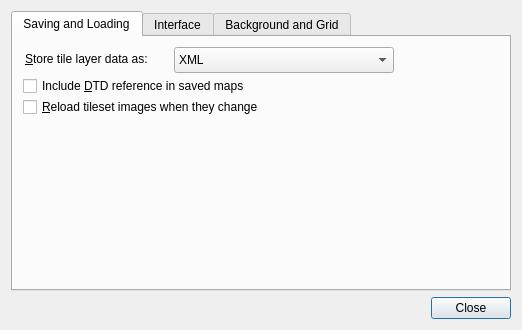
<?xml version="1.0" encoding="UTF-8"?>
<ui version="4.0">
 <class>PreferencesDialog</class>
 <widget class="QDialog" name="PreferencesDialog">
  <property name="geometry">
   <rect>
    <x>0</x>
    <y>0</y>
    <width>524</width>
    <height>354</height>
   </rect>
  </property>
  <property name="windowTitle">
   <string>Preferences</string>
  </property>
  <layout class="QVBoxLayout" name="verticalLayout">
   <property name="sizeConstraint">
    <enum>QLayout::SetFixedSize</enum>
   </property>
   <item>
    <widget class="QTabWidget" name="tabWidget">
     <property name="minimumSize">
      <size>
       <width>500</width>
       <height>280</height>
      </size>
     </property>
     <property name="maximumSize">
      <size>
       <width>500</width>
       <height>280</height>
      </size>
     </property>
     <property name="focusPolicy">
      <enum>Qt::StrongFocus</enum>
     </property>
     <property name="layoutDirection">
      <enum>Qt::LeftToRight</enum>
     </property>
     <property name="currentIndex">
      <number>0</number>
     </property>
     <property name="documentMode">
      <bool>false</bool>
     </property>
     <property name="tabsClosable">
      <bool>false</bool>
     </property>
     <widget class="QWidget" name="tabSavingAndLoading">
      <attribute name="title">
       <string>Saving and Loading</string>
      </attribute>
      <widget class="QCheckBox" name="reloadTilesetImages">
       <property name="geometry">
        <rect>
         <x>10</x>
         <y>60</y>
         <width>377</width>
         <height>20</height>
        </rect>
       </property>
       <property name="text">
        <string>&amp;Reload tileset images when they change</string>
       </property>
      </widget>
      <widget class="QComboBox" name="layerDataCombo">
       <property name="geometry">
        <rect>
         <x>161</x>
         <y>10</y>
         <width>220</width>
         <height>26</height>
        </rect>
       </property>
       <item>
        <property name="text">
         <string>XML</string>
        </property>
       </item>
       <item>
        <property name="text">
         <string>Base64 (uncompressed)</string>
        </property>
       </item>
       <item>
        <property name="text">
         <string>Base64 (gzip compressed)</string>
        </property>
       </item>
       <item>
        <property name="text">
         <string>Base64 (zlib compressed)</string>
        </property>
       </item>
       <item>
        <property name="text">
         <string>CSV</string>
        </property>
       </item>
      </widget>
      <widget class="QLabel" name="label">
       <property name="geometry">
        <rect>
         <x>12</x>
         <y>12</y>
         <width>144</width>
         <height>20</height>
        </rect>
       </property>
       <property name="text">
        <string>&amp;Store tile layer data as:</string>
       </property>
       <property name="buddy">
        <cstring>layerDataCombo</cstring>
       </property>
      </widget>
      <widget class="QCheckBox" name="enableDtd">
       <property name="geometry">
        <rect>
         <x>10</x>
         <y>39</y>
         <width>377</width>
         <height>20</height>
        </rect>
       </property>
       <property name="toolTip">
        <string>Not enabled by default since a reference to an external DTD is known to cause problems with some XML parsers.</string>
       </property>
       <property name="text">
        <string>Include &amp;DTD reference in saved maps</string>
       </property>
      </widget>
     </widget>
     <widget class="QWidget" name="tabInterface">
      <attribute name="title">
       <string>Interface</string>
      </attribute>
      <widget class="QWidget" name="layoutWidget">
       <property name="geometry">
        <rect>
         <x>10</x>
         <y>0</y>
         <width>379</width>
         <height>79</height>
        </rect>
       </property>
       <layout class="QGridLayout" name="gridLayout">
        <item row="0" column="0">
         <widget class="QLabel" name="label_2">
          <property name="maximumSize">
           <size>
            <width>180</width>
            <height>16777215</height>
           </size>
          </property>
          <property name="text">
           <string>&amp;Language:</string>
          </property>
          <property name="buddy">
           <cstring>languageCombo</cstring>
          </property>
         </widget>
        </item>
        <item row="0" column="1">
         <widget class="QComboBox" name="languageCombo">
          <property name="minimumSize">
           <size>
            <width>250</width>
            <height>0</height>
           </size>
          </property>
          <property name="maximumSize">
           <size>
            <width>250</width>
            <height>16777215</height>
           </size>
          </property>
         </widget>
        </item>
        <item row="1" column="0" colspan="2">
         <widget class="QCheckBox" name="openGL">
          <property name="text">
           <string>Hardware &amp;accelerated drawing (OpenGL)</string>
          </property>
         </widget>
        </item>
       </layout>
      </widget>
     </widget>
     <widget class="QWidget" name="tabBackgroundAndGrid">
      <attribute name="title">
       <string>Background and Grid</string>
      </attribute>
      <widget class="Tiled::Internal::ColorButton" name="backgroundColor">
       <property name="geometry">
        <rect>
         <x>134</x>
         <y>10</y>
         <width>27</width>
         <height>23</height>
        </rect>
       </property>
       <property name="text">
        <string>...</string>
       </property>
      </widget>
      <widget class="QLabel" name="label_3">
       <property name="geometry">
        <rect>
         <x>10</x>
         <y>10</y>
         <width>116</width>
         <height>23</height>
        </rect>
       </property>
       <property name="maximumSize">
        <size>
         <width>180</width>
         <height>16777215</height>
        </size>
       </property>
       <property name="text">
        <string>Background color:</string>
       </property>
      </widget>
      <widget class="QToolButton" name="addGridStyle">
       <property name="geometry">
        <rect>
         <x>10</x>
         <y>210</y>
         <width>27</width>
         <height>23</height>
        </rect>
       </property>
       <property name="text">
        <string>...</string>
       </property>
       <property name="icon">
        <iconset resource="tiled.qrc">
         <normaloff>:/images/16x16/style-add.png</normaloff>:/images/16x16/style-add.png</iconset>
       </property>
      </widget>
      <widget class="QListView" name="gridStylesView">
       <property name="geometry">
        <rect>
         <x>10</x>
         <y>40</y>
         <width>471</width>
         <height>161</height>
        </rect>
       </property>
       <property name="horizontalScrollBarPolicy">
        <enum>Qt::ScrollBarAlwaysOff</enum>
       </property>
       <property name="tabKeyNavigation">
        <bool>true</bool>
       </property>
       <property name="selectionBehavior">
        <enum>QAbstractItemView::SelectRows</enum>
       </property>
       <property name="horizontalScrollMode">
        <enum>QAbstractItemView::ScrollPerItem</enum>
       </property>
      </widget>
      <widget class="QToolButton" name="removeGridStyle">
       <property name="enabled">
        <bool>false</bool>
       </property>
       <property name="geometry">
        <rect>
         <x>40</x>
         <y>210</y>
         <width>27</width>
         <height>23</height>
        </rect>
       </property>
       <property name="text">
        <string>...</string>
       </property>
       <property name="icon">
        <iconset resource="tiled.qrc">
         <normaloff>:/images/16x16/style-delete.png</normaloff>:/images/16x16/style-delete.png</iconset>
       </property>
      </widget>
     </widget>
    </widget>
   </item>
   <item>
    <spacer name="verticalSpacer">
     <property name="orientation">
      <enum>Qt::Vertical</enum>
     </property>
     <property name="sizeHint" stdset="0">
      <size>
       <width>0</width>
       <height>0</height>
      </size>
     </property>
    </spacer>
   </item>
   <item>
    <widget class="QDialogButtonBox" name="buttonBox">
     <property name="orientation">
      <enum>Qt::Horizontal</enum>
     </property>
     <property name="standardButtons">
      <set>QDialogButtonBox::Close</set>
     </property>
    </widget>
   </item>
  </layout>
 </widget>
 <customwidgets>
  <customwidget>
   <class>Tiled::Internal::ColorButton</class>
   <extends>QToolButton</extends>
   <header>colorbutton.h</header>
  </customwidget>
 </customwidgets>
 <resources>
  <include location="tiled.qrc"/>
 </resources>
 <connections>
  <connection>
   <sender>buttonBox</sender>
   <signal>accepted()</signal>
   <receiver>PreferencesDialog</receiver>
   <slot>accept()</slot>
   <hints>
    <hint type="sourcelabel">
     <x>248</x>
     <y>254</y>
    </hint>
    <hint type="destinationlabel">
     <x>157</x>
     <y>274</y>
    </hint>
   </hints>
  </connection>
  <connection>
   <sender>buttonBox</sender>
   <signal>rejected()</signal>
   <receiver>PreferencesDialog</receiver>
   <slot>reject()</slot>
   <hints>
    <hint type="sourcelabel">
     <x>316</x>
     <y>260</y>
    </hint>
    <hint type="destinationlabel">
     <x>286</x>
     <y>274</y>
    </hint>
   </hints>
  </connection>
 </connections>
</ui>
